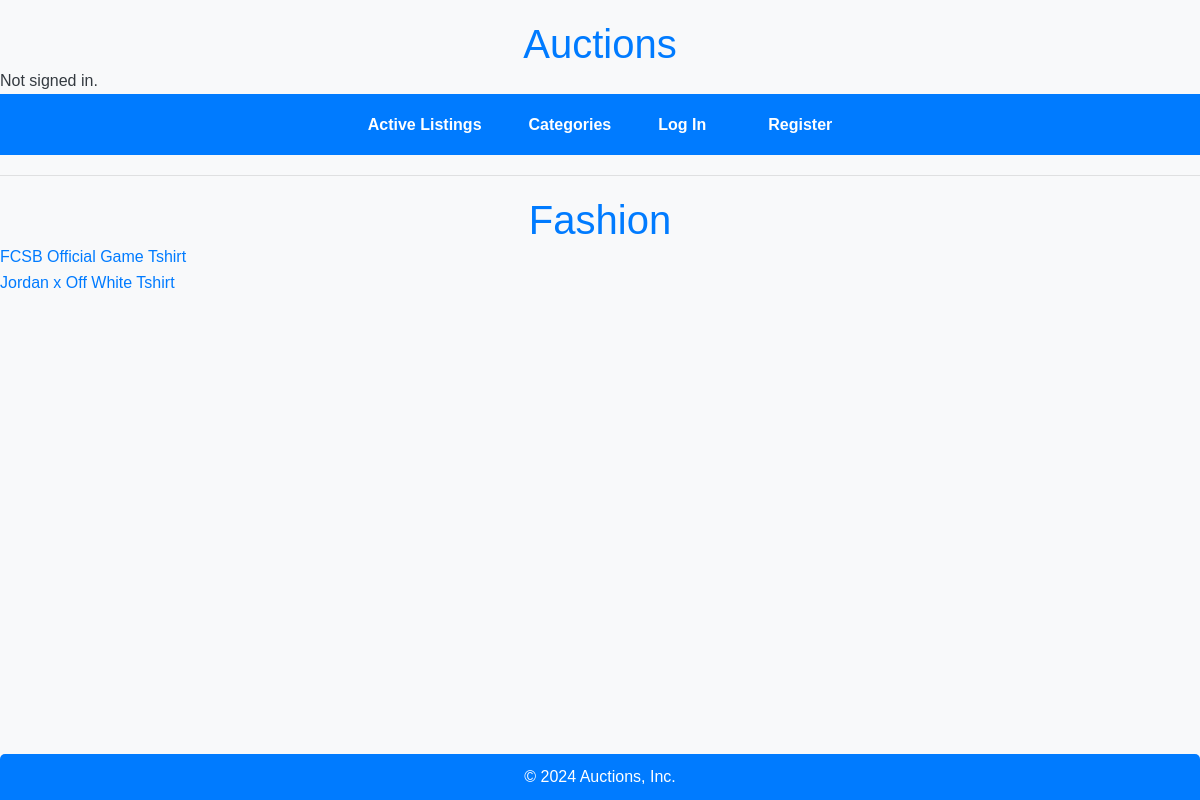
/categories/Fashion/, run on the app's committed database.
### auctions/models.py (models this page shows, shortened)
class Auction(models.Model):
    CATEGORY_CHOICES = [
        ('Fashion', 'Fashion'),
        ('Electronics', 'Electronics'),
        ('Toys', 'Toys'),
        ('Home', 'Home'),
        ('Books', 'Books'),
        ('Other', 'Other'),
    ]
    title = models.CharField(max_length=200)
    description = models.TextField()
    starting_bid = models.DecimalField(max_digits=10, decimal_places=2, default=0.00)
    image_url = models.URLField(blank=True)
    category = models.CharField(max_length=50, choices=CATEGORY_CHOICES, default='Other')
    creator = models.ForeignKey(User, on_delete=models.CASCADE, related_name="auctions", null=True, blank=True)
    is_active = models.BooleanField(default=True)
    winner = models.ForeignKey(User, on_delete=models.SET_NULL, null=True, blank=True, related_name="won_auctions")

### auctions/views.py (the view)
# urls.py: path("categories/<str:category>/", views.category_detail, name="category"),
def category_detail(request, category):
    auctions_in_category = Auction.objects.filter(category=category)
    return render(request, "auctions/category_detail.html", {
        "category": category,
        "auctions": auctions_in_category
    })

### auctions/templates/auctions/category_detail.html
{% extends "auctions/layout.html" %}
{% block body %}
    <h1>{{ category }}</h1>
    <ul>
    {% if not auctions %}
        <p>No auctions in this category.</p>
    {% else %}
        <ul>
            {% for auction in auctions %}
                <li>
                    {% if auction.is_active %}
                        <a href="{% url 'listing' auction.id %}">{{ auction.title }}</a>
                    {% else %}
                        {{ auction.title }}
                    {% endif %}
                </li>
            {% endfor %}
        </ul>
    {% endif %}
    </ul>
{% endblock %}

### auctions/static/auctions/styles.css (style rules this page uses)
body, h1, h2, p, ul { margin: 0; padding: 0; font-family: 'Arial', sans-serif; }
body { background-color: #f8f9fa; color: #343a40; line-height: 1.6; }
h1 { text-align: center; font-size: 2.5em; margin-top: 20px; color: #007bff; }

### data on the page
Auction: title "FCSB Official Game Tshirt"
Auction: title "Jordan x Off White Tshirt"

### other printed values
{{ category }} "Fashion"
